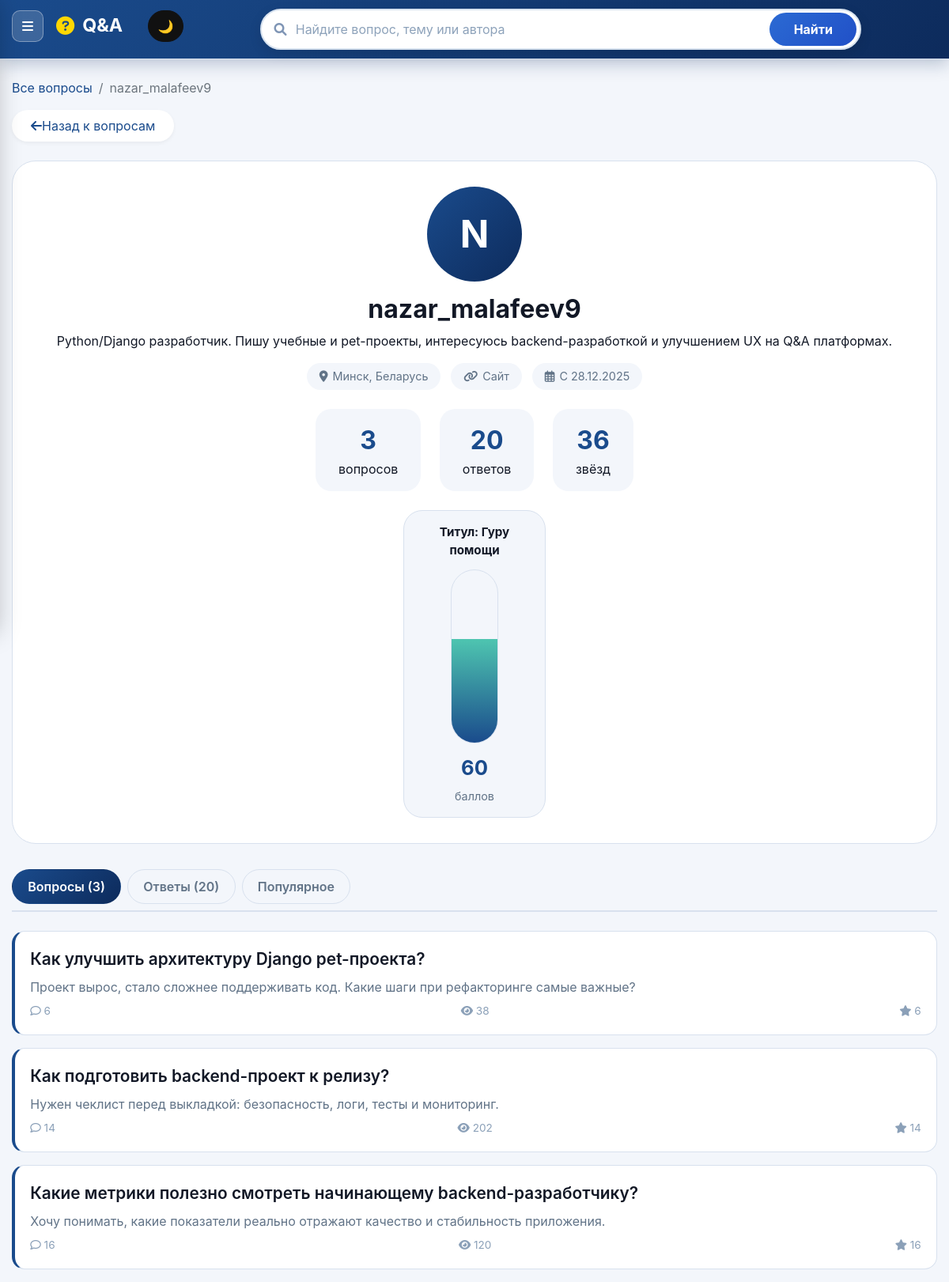
/questions/profile/nazar_malafeev9/, run on an earlier commit of the app's database.
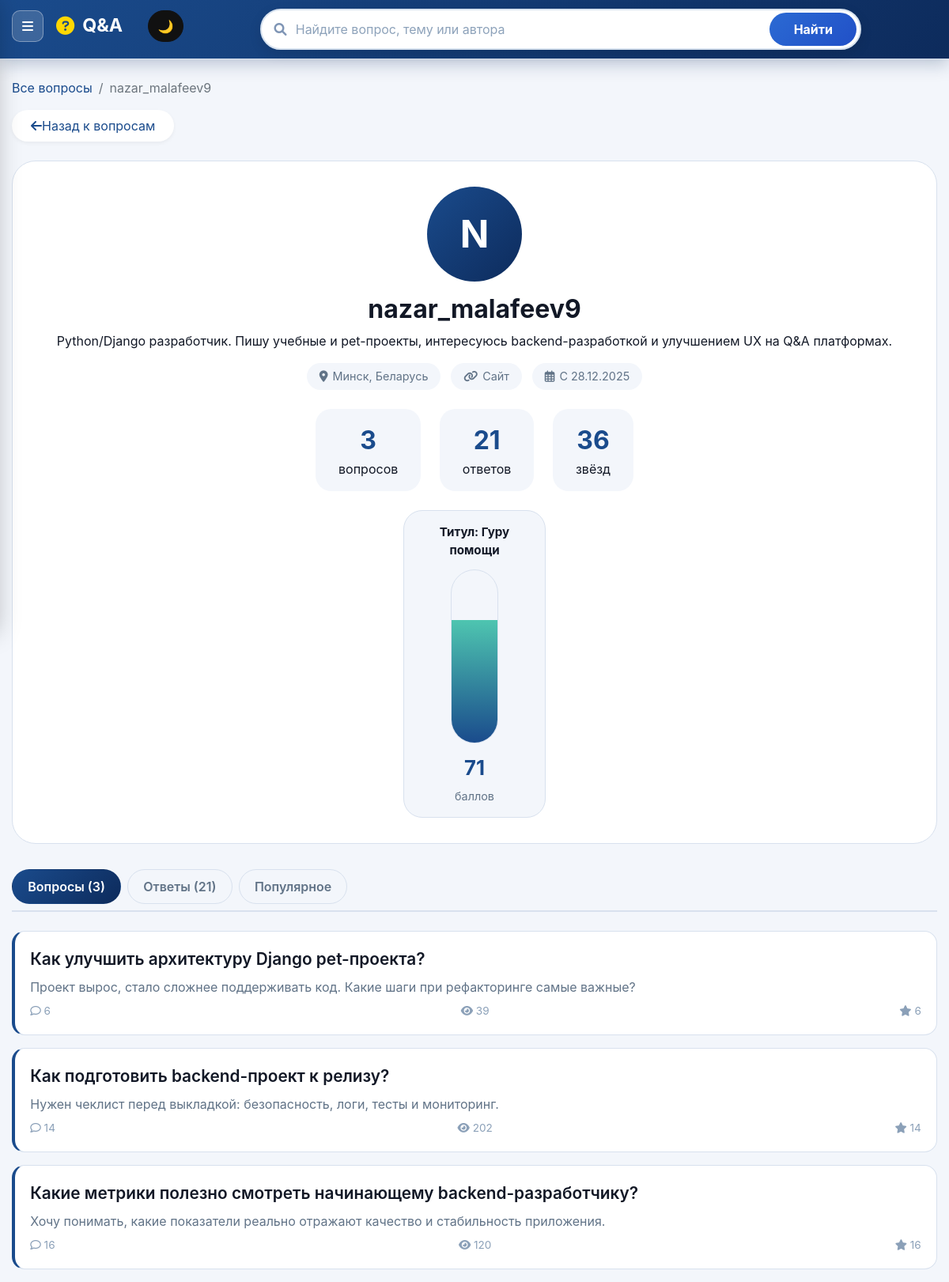
And on a later commit of the database.
### questions/models.py (models this page shows, shortened)
class Question(models.Model):
    title = models.CharField(max_length=200)
    content = models.TextField()
    created_at = models.DateTimeField(auto_now_add=True)
    author = models.ForeignKey(User, on_delete=models.CASCADE, related_name='questions')
    views_count = models.IntegerField(default=0)
    accepted_answer = models.OneToOneField(
        'Answer',
        on_delete=models.SET_NULL,
        null=True,
        blank=True,
        related_name='accepted_for_question'
    )
    objects = models.Manager()

### questions/views.py (the view)
# urls.py: path('profile/<str:username>/', ProfileView.as_view(), name='profile'),
class ProfileView(View):
    def get(self, request, username):
        user = get_object_or_404(User, username=username)
        profile, created = Profile.get_or_create(user)
        questions = user.questions.annotate(
            likes_count=Count('likes'),
            answers_count=Count('answers')
        ).order_by('-created_at')
        answers = user.answers.select_related('question').order_by('-created_at')
        answer_count = answers.count()
        accepted_count = answers.filter(question__accepted_answer_id=F('id')).count()
        bad_count = answers.filter(is_bad=True).count()
        profile_score = answer_count + accepted_count * 10 - bad_count * 2
        if profile_score < 0:
            profile_score = 0
        score_title = profile.get_title()
        score_percent = min(profile_score, 100)
        total_stars = sum(q.likes_count for q in questions)
        context = {
            'profile_user': user,
            'profile': profile,
            'questions': questions,
            'answers': answers,
            'questions_count': questions.count(),
            'answers_count': answer_count,
            'total_stars': total_stars,
            'profile_score': profile_score,
            'score_title': score_title,
            'score_percent': score_percent,
            'accepted_answers_count': accepted_count,
            'bad_answers_count': bad_count,
        }
        return render(request, 'questions/profile.html', context)

### questions/context_processors.py (called while the page is built)
def search_query(request):
    return {"search_query": request.GET.get("q", "").strip()}

### questions/models.py (called while the page is built, shortened)
    def get_score(self):
        answers = self.user.answers
        answer_count = answers.count()
        accepted_count = answers.filter(question__accepted_answer_id=F('id')).count()
        bad_count = answers.filter(is_bad=True).count()
        score = answer_count + accepted_count * 10 - bad_count * 2
        return max(score, 0)

    def get_title(self):
        if self.chosen_title:
            return self.chosen_title
        score = self.get_score()
        if score >= 100:
            return 'Легенда ответов'
        if score >= 50:
            return 'Гуру помощи'

    @classmethod
    def get_or_create(cls, user):
        return cls.objects.get_or_create(user=user)

### questions/templates/questions/profile.html (shortened to what this page needs)
{% extends "base.html" %}
{% block content %}
<nav aria-label="breadcrumb">
    <ol class="breadcrumb">
        <li class="breadcrumb-item"><a href="{% url 'question_list' %}">Все вопросы</a></li>
        <li class="breadcrumb-item active">{{ profile_user.username }}</li>
    </ol>
</nav>
<a href="{% url 'question_list' %}" class="back-btn">
    <i class="fas fa-arrow-left"></i> Назад к вопросам
</a>
<div class="profile-header">
    <div class="profile-avatar">{{ profile_user.username|first|upper }}</div>
    <div style="display:flex; justify-content:center; align-items:center; gap:1rem; flex-wrap:wrap;">
        <h1 class="profile-name">{{ profile_user.username }}</h1>
    </div>
    {% if profile.bio %}<p class="profile-bio">{{ profile.bio }}</p>{% endif %}
    <div class="profile-meta">
        {% if profile.location %}
            <span class="meta-item"><i class="fas fa-map-marker-alt"></i> {{ profile.location }}</span>
        {% endif %}
        {% if profile.website %}
            <a class="meta-item" href="{{ profile.website }}" target="_blank" rel="noopener noreferrer">
                <i class="fas fa-link"></i> Сайт
            </a>
        {% endif %}
        <span class="meta-item"><i class="far fa-calendar-alt"></i> С {{ profile_user.date_joined|date:"d.m.Y" }}</span>
    </div>
    <div class="stats-grid">
        <div class="stat-card"><div class="stat-value">{{ questions_count }}</div><div>вопросов</div></div>
        <div class="stat-card"><div class="stat-value">{{ answers_count }}</div><div>ответов</div></div>
        <div class="stat-card"><div class="stat-value">{{ total_stars }}</div><div>звёзд</div></div>
    </div>
    <div class="score-panel">
        <div class="score-card-vertical">
            <div class="score-title">Титул: {{ score_title }}</div>
            <div class="score-bar-wrapper">
                <div class="score-bar" style="height: {{ score_percent }}%;"></div>
            </div>
            <div class="score-value">{{ profile_score }}</div>
            <div class="score-subtitle">баллов</div>
        </div>
    </div>
</div>
<div class="profile-tabs">
    <button class="tab-btn active" data-tab="questions">Вопросы ({{ questions_count }})</button>
    <button class="tab-btn" data-tab="answers">Ответы ({{ answers_count }})</button>
    <button class="tab-btn" data-tab="popular">Популярное</button>
</div>
<div id="questions-tab" class="tab-content active">
    {% if questions %}
        {% for q in questions|slice:":5" %}
        <div class="question-card">
            <div class="question-title"><a href="{% url 'question_detail' q.pk %}">{{ q.title }}</a></div>
            <div class="question-preview">{{ q.content|truncatewords:20 }}</div>
            <div class="question-footer">
                <span><i class="far fa-comment"></i> {{ q.answers_count }}</span>
                <span><i class="fas fa-eye"></i> {{ q.views_count }}</span>
                <span><i class="fas fa-star"></i> {{ q.likes_count }}</span>
            </div>
        </div>
        {% endfor %}
    {% else %}
        <div class="alert alert-info">Пользователь ещё не задавал вопросов.</div>
    {% endif %}
</div>
{% endblock %}

What changed in the data, as far as the page shows it:
changed Question "Как улучшить архитектуру Django pet-проекта?": views_count "38" → "39"
Also different on the page:
{{ answers_count }}: "20" → "21"
{{ score_percent }}: 60 → 71 (drawn)
{{ profile_score }}: "60" → "71"
